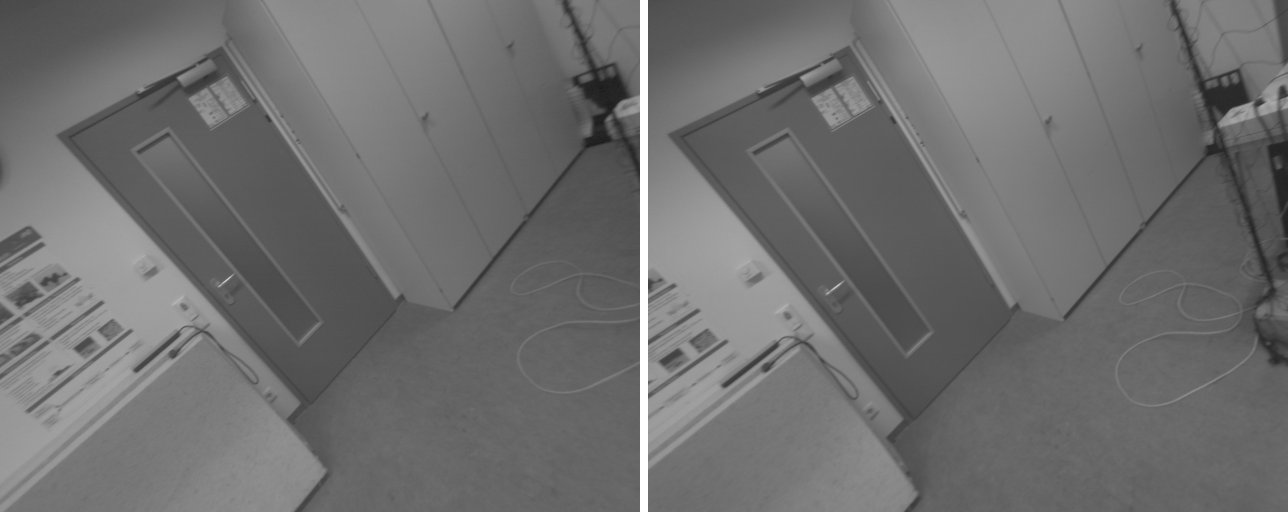
#> input picture results/exp0/check_fastest_pair.jpg, 1288 x 512 px; its folder holds 5 pictures in this run
$ python make_figures.py
#> lines starting #> are read from the running program, lines starting #| are printed output that depends on the picture
"""Plain-language figures for the EXP0 team report (all data from results/exp0, measured)."""
import os

import matplotlib
matplotlib.use("Agg")
import matplotlib.patches as mpatches
import matplotlib.pyplot as plt
import numpy as np
import pandas as pd
from PIL import Image

HERE = os.path.dirname(os.path.abspath(__file__))
RES = os.path.join(HERE, "..", "results", "exp0")
OUT = os.path.join(HERE, "figs")
os.makedirs(OUT, exist_ok=True)

# dataviz reference palette: slot 1 blue = normal camera, slot 2 orange = rolling-shutter camera
C_GS, C_RS = "#2a78d6", "#eb6834"
SPEED_RAMP = ["#9ec5f4", "#5598e7", "#1c5cab"]  # sequential blue for slow / medium / fast
INK, INK2, MUTED, GRID, SURF = "#0b0b0b", "#52514e", "#898781", "#e1e0d9", "#ffffff"
MODELS = ["mapanything", "vggt", "pi3"]
NAME = dict(mapanything="MapAnything", vggt="VGGT", pi3="π³ (Pi3)")
plt.rcParams.update({
    "figure.facecolor": SURF, "axes.facecolor": SURF, "savefig.facecolor": SURF,
    "axes.edgecolor": MUTED, "axes.labelcolor": INK2, "xtick.color": INK2, "ytick.color": INK2,
    "text.color": INK, "axes.grid": True, "grid.color": GRID, "grid.linewidth": 0.6,
    "axes.spines.top": False, "axes.spines.right": False, "font.size": 11, "legend.frameon": False,
    "axes.titlesize": 12, "axes.titleweight": "bold",
})


def fig_rolling_shutter_sketch():
    """A vertical pole photographed while the camera turns: all-at-once vs row-by-row."""
    fig, axs = plt.subplots(1, 2, figsize=(9, 3.6))
    rows = 12
    for ax, rs, title, col in [(axs[0], False, "Normal camera: whole photo at once", C_GS),
                               (axs[1], True, "Rolling-shutter camera: one row at a time", C_RS)]:
        ax.set_xlim(0, 10)
        ax.set_ylim(0, rows)
        ax.invert_yaxis()
        ax.set_xticks([])
        ax.set_yticks([])
        ax.grid(False)
        for s in ax.spines.values():
            s.set_visible(True)
            s.set_color(MUTED)
        for r in range(rows):
            x = (3.4 + 0.17 * r) if rs else 4.2
            ax.add_patch(mpatches.Rectangle((x, r + 0.04), 1.0, 0.92, color=col))
            ax.axhline(r, color=GRID, lw=0.6)
        ax.set_title(title, color=INK, fontsize=11)
        if rs:
            ax.annotate("", xy=(9.3, rows - 0.5), xytext=(9.3, 0.5),
                        arrowprops=dict(arrowstyle="->", color=INK2, lw=1.5))
            ax.text(9.0, 0.6, "row 1\n0 ms", ha="right", va="top", fontsize=8, color=INK2)
            ax.text(9.0, rows - 0.6, "last row\n30 ms later", ha="right", va="bottom", fontsize=8, color=INK2)
            ax.text(0.3, rows - 0.6, "the camera kept turning,\nso a straight pole\nlooks slanted", fontsize=9,
                    color=INK2, va="bottom")
        else:
            ax.text(0.3, rows - 0.6, "every row taken\nat the same instant:\nthe pole stays straight", fontsize=9,
                    color=INK2, va="bottom")
    fig.tight_layout()
    fig.savefig(f"{OUT}/f1_sketch.png", dpi=200)
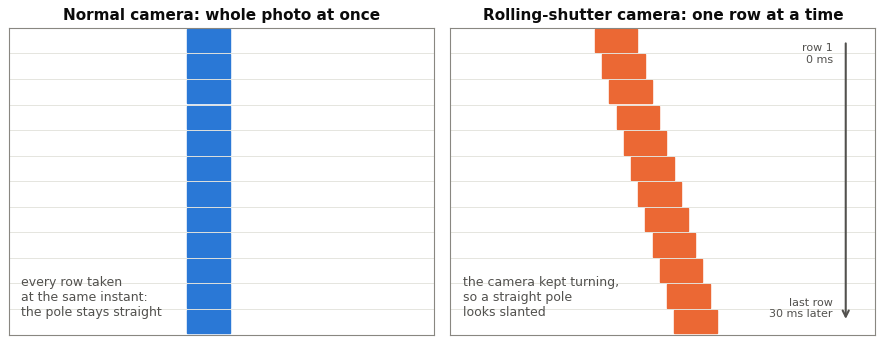
#> figure drawn by matplotlib, 2 panels
    plt.close(fig)


def fig_photo_pair():
    im = np.asarray(Image.open(f"{RES}/check_fastest_pair.jpg").convert("L"))
#> im is the input picture: shape (512, 1288); min 25, max 255, mean 110.6
    h, w = im.shape
#> h = 512; w = 1288
    half = (w - 8) // 2
#> half = 640
    fig, axs = plt.subplots(1, 2, figsize=(9, 3.9))
    for ax, sl, title, col in [(axs[0], im[:, :half], "Normal camera (left)", C_GS),
                               (axs[1], im[:, -half:], "Rolling-shutter camera (right)", C_RS)]:
        ax.imshow(sl, cmap="gray", vmin=0, vmax=255)
        ax.set_xticks([])
        ax.set_yticks([])
        ax.grid(False)
        for s in ax.spines.values():
            s.set_visible(True)
            s.set_color(col)
            s.set_linewidth(3)
        ax.set_title(title, color=INK)
#> this loop made 2 passes
#> (title, col) on passes 1 to 2: ('Normal camera (left)', '#2a78d6'), ('Rolling-shutter camera (right)', '#eb6834')
    fig.suptitle("Same instant, camera turning fast (about 200° per second). The two cameras sit 11 cm apart.",
                 fontsize=10, color=INK2, y=0.03, va="bottom")
    fig.tight_layout(rect=(0, 0.06, 1, 1))
    fig.savefig(f"{OUT}/f2_photos.png", dpi=170)
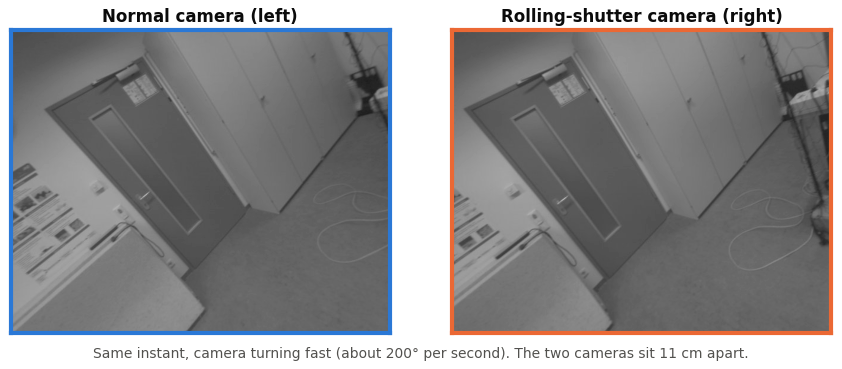
#> figure drawn by matplotlib, 2 panels
    plt.close(fig)


def fig_how_much_worse():
#> (the run stopped early here; a loop or call above may not have finished)
